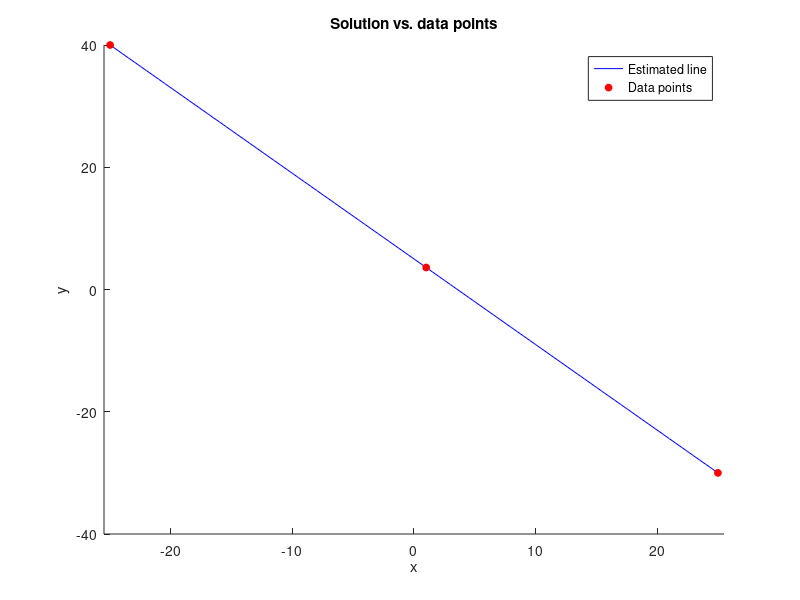
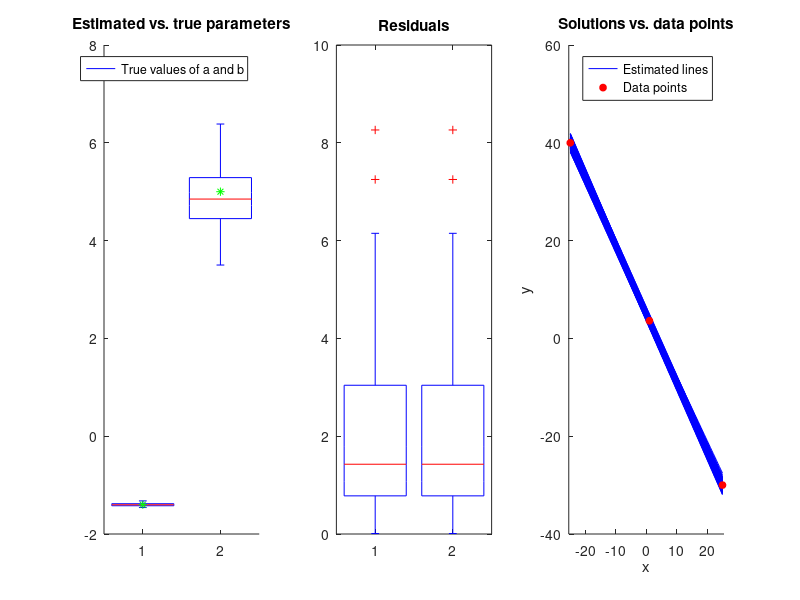
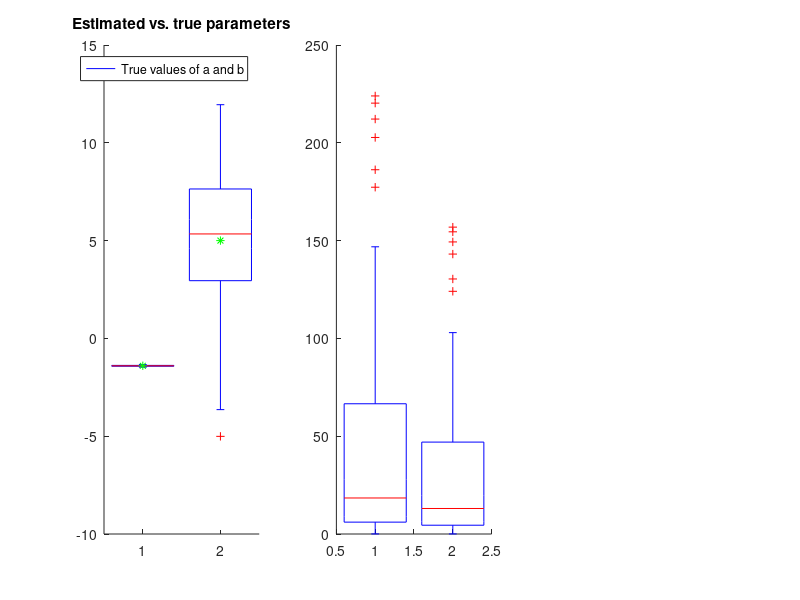

The MATLAB script that drew these images, in order: (Note: this script raises an error after producing the figures.)
%
% MAIN ENTRY POINT
%
% You are supposed to fill in parts of the below code where mentioned. Plot
% functionalities are already provided, so your solutions will
% automatically be shown.
%
% You test your solutions simply by running 'exercise' in the MATLAB
% command window. Make sure that your current MATLAB folder is set to the
% folder containing the scripts.
%
function exercise
% Clean up
clear;clc;close all;

% Exact solution of line
a_true = -1.4;
b_true = 5;

% Three data points (one per column) on the line
xpoints = [-25; 1; 25];
ypoints = a_true*xpoints + b_true;

% -------------------------------------------------------------------------
% EXERCISE 1: Implement a solver for the parameters a and b in the line
% equation y = a*x + b given a set of (x,y) samples in xpoints and ypoints.
%
% HINTS: The \ operator
% -------------------------------------------------------------------------
%
% Data to fill
a = 0;
b = 0;
   
A = [xpoints [1; 1; 1]];
B = ypoints;
res = A\B;
a = res(1);
b = res(2);
        
% Plot line solution
plot_line_solutions(xpoints, ypoints, a, b, 0, a_true, b_true, 'Ideal solution and data points');
saveas(gcf, 'ideal.png')
% -------------------------------------------------------------------------


% -------------------------------------------------------------------------
% EXERCISE 2: Fill the vectors a_runs and b_runs with 100 estimations of a
% and b, where you in each iteration use the noisy versions of the data,
% stored column-wise in xnoisy and ynoisy. After finding the solutions,
% compute the mean squared errors (MSE) between your estimates and the true
% values of a and b.
% -------------------------------------------------------------------------
%
% Add noise with a standard deviation of 1 to all 3 points, take 100
% samples
std_noise = [1; 1; 1];
ynoisy = repmat(ypoints, 1, 100) + [std_noise(1)*randn(1, 100); std_noise(2)*randn(1,100); std_noise(3)*randn(1,100)];
% data to fill
a_runs = zeros(100,1);
b_runs = zeros(100,1);

for i=1:100
    
    A = [xpoints [1; 1; 1]];
    B = ynoisy(:,i);
    res = A\B;
    a_runs(i) = res(1);
    b_runs(i) = res(2);
end

1/length(a_runs)*sum((a_runs-a_true).^2)
1/length(b_runs)*sum((b_runs-b_true).^2)

% Show solutions
plot_line_solutions(xpoints, ypoints, a_runs, b_runs, std_noise, a_true, b_true, 'Ensemble of solutions, std=[1 1 1]');
saveas(gcf, 'noisy_1_1_1.png');
% -------------------------------------------------------------------------


% -------------------------------------------------------------------------
% EXERCISE 3: Rerun exercise 2, now with the updated noisy data
% -------------------------------------------------------------------------
%
% Add noise with different standard deviations, take 100 samples
std_noise = [1; 10; 1];
ynoisy = repmat(ypoints, 1, 100) + [std_noise(1)*randn(1, 100); std_noise(2)*randn(1,100); std_noise(3)*randn(1,100)];
% Data to fill
a_runs = zeros(100,1);
b_runs = zeros(100,1);
for i=1:100
    A = [xpoints [1; 1; 1]];
    B = ynoisy(:,i);
    res = A\B;
    a_runs(i) = res(1);
    b_runs(i) = res(2);
end

MES_3_a = 1/length(a_runs)*sum((a_runs-a_true).^2)
MES_3_b = 1/length(b_runs)*sum((b_runs-b_true).^2)

% Show solutions
plot_line_solutions(xpoints, ypoints, a_runs, b_runs, std_noise, a_true, b_true, 'Ensemble of solutions, std=[1 10 1]');
saveas(gcf, 'noisy_1_10_1.png');
% -------------------------------------------------------------------------


% -------------------------------------------------------------------------
% EXERCISE 4: Rerun exercise 3, now with a proper weighting of the linear
% system.
%
% HINTS: The weighting should be a proper function of the expected
% uncertainty of a measurement. Additionally, both sides of the linear
% system should be weighted the same way.
% -------------------------------------------------------------------------
%
% Data to fill
a_runs = zeros(100,1);
b_runs = zeros(100,1);

for i=1:100
    A = [xpoints.*(1./std_noise) [1; 1; 1].*(1./std_noise)];
    B = ynoisy(:,i).*(1./std_noise);
    res = A\B;
    a_runs(i) = res(1);
    b_runs(i) = res(2);
end

MES_4_a = 1/length(a_runs)*sum((a_runs-a_true).^2)
MES_4_b = 1/length(b_runs)*sum((b_runs-b_true).^2)

% Show solutions
plot_line_solutions(xpoints, ypoints, a_runs, b_runs, std_noise, a_true, b_true, 'Ensemble of weighted solutions, std=[1 10 1]');
saveas(gcf, 'weighted_noisy_1_10_1.png');
% -------------------------------------------------------------------------


end % End function exercise


% HELPER FUNCTION FOR SHOWING RESULTS
function plot_line_solutions(xpoints, ypoints, a, b, std_noise, a_true, b_true, name)
% Get number of solutions of a and b
numest = length(a);
assert(length(b)==numest, 'Inconsistent number of estimations!');
% Open the figure
figure('Name', name)
% If there are multiple solutions, show box plots of a and b and the true
% values as green asterisks plus boxplots of squared/Mahalanobis residuals
if numest > 1
    subplot(131)
    title('Estimated vs. true parameters')
    hold on
    boxplot([a b], 'label', {'a','b'})
    plot([a_true; b_true], 'g*')
    legend('True values of a and b')
    hold off
    subplot(132)
    % Calculate squared and Mahalanobis residuals
    errors_sq = zeros(100,1);
    errors_mahal = zeros(100,1);
    for i=1:numest
        residual = a(i)*xpoints + b(i) - ypoints;
        errors_sq(i) = residual' * residual;
        errors_mahal(i) = residual' * diag(1./std_noise) * residual;
    end
    % Show in a boxplot
    boxplot([errors_sq errors_mahal], 'label', {'Squared', 'Mahalanobis'});
    title('Residuals')
end
% Generate data for x-axis
xmin = min(xpoints);
xmax = max(xpoints);
xinc = 0.01*(xmax-xmin);
xdata = xmin:xinc:xmax;
% Activate current plot and hold
if numest > 1, subplot(133), end
hold on;
% Insert calculated solutions as blue lines
for i=1:numest
    ydata = a(i)*xdata+b(i);
    h1=plot(xdata,ydata,'b-');
end
% Insert original data points in red
h2=plot(xpoints, ypoints, 'ro', 'MarkerSize', 5, 'MarkerFaceColor', [1 0 0]);
if numest > 1
    title('Solutions vs. data points')
    legend([h1 h2], 'Estimated lines', 'Data points')
else
    title('Solution vs. data points')
    legend([h1 h2], 'Estimated line', 'Data points')
end
xlim([xmin-xinc xmax+xinc]);
xlabel('x')
ylabel('y')
hold off;
end % End function plot_line_solutions
